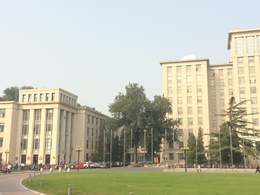
%> input picture 1-Photo-Stiching/Reports/HarrisAttempt/1.JPG, 260 x 195 px, shrunk from 3264 x 2448 before the run
$ octave --eval "PROJ1;"   (GNU Octave 9; MATLAB toolbox functions it lacks are replaced by stand-ins)
%> lines starting %> are read from the running program, lines starting %| are printed output that depends on the picture
### 1-Photo-Stiching/Reports/HarrisAttempt/Gauss.m
%将图片化为灰度图并进行高斯滤波
function [gauss] = Gauss(img)

    %1、将RGB图像转化为灰度图(Convert RGB image or colormap to grayscale)
    %  并将灰度图转化为可以进行矩阵运算的双精度图(Convert image to double precision)
    gray=im2double(rgb2gray(img));

    %2、对图像进行高斯滤波
    gaussFilter=fspecial('gaussian',[7 7],8);   %gauss低通滤波器，用于高斯模糊。【参数待调】
    gauss=imfilter(gray,gaussFilter);

end

### 1-Photo-Stiching/Reports/HarrisAttempt/HarrisCorners.m
%对图片进行Harris角点提取
function [x,y,value] = HarrisCorners(img,widthRangeL,widthRangeR,heightRange,t)

    %img=imread('gauss1.jpg');
    [height,width]=size(img);

    %1、计算图像亮度在x、y两个方向的梯度Ix、Iy
    sobelFilter=fspecial('sobel');  %sobel滤波器,用于边缘提取、计算图像在各个方向亮度的梯度
    Ix=imfilter(img,sobelFilter,'replicate','same');    %x方向亮度梯度
    Iy=imfilter(img,sobelFilter','replicate','same');   %y方向亮度梯度

    %2、求得M矩阵（偏导数矩阵）各元素的值
    Ix2=Ix.^2;
    Iy2=Iy.^2;
    IxIy=Ix.*Iy;

    %3、对M矩阵各元素进行高斯滤波，为的是消除一些不必要的孤立点和凸起，得到新的矩阵M
    gaussFilter=fspecial('gaussian',[5 5],1);   %gauss低通滤波器，用于高斯模糊。【参数待调】
    Ix2Gauss=imfilter(Ix2,gaussFilter);
    Iy2Gauss=imfilter(Iy2,gaussFilter);
    IxIyGauss=imfilter(IxIy,gaussFilter);

    %4、利用M计算对应每个像素的角点响应函数R
    R=(Ix2Gauss.*Iy2Gauss-IxIyGauss.^2)./(Ix2Gauss+Iy2Gauss);

    %5、求取R的最大值并设置有效阈值
    Rmax=0;
    for i=1:height
        for j=1:width
            if (R(i,j)>Rmax)
                Rmax=R(i,j);
            end
        end
    end
    Rt=t*Rmax;    %候选角点阈值【参数待调】

    %6、筛选角点：删除小于阈值的角点、删除45*25区域内非极大角点，剩余角点为Harris角点
    cnt=0;
    flg=0;
    isCorner=zeros(height,width);
    for i=50:(round(heightRange*height)-50)
        for j=(round(widthRangeL*width)+30):(round(widthRangeR*width)-30)
            for m=1:45
                for n=1:25
                    if (R(i,j)>Rt && R(i,j)>R(i-m,j-n) && R(i,j)>R(i-m,j) && R(i,j)>R(i-m,j+n) && R(i,j)>R(i,j-n) && ...
                        R(i,j)>R(i,j+n) && R(i,j)>R(i+m,j-n) && R(i,j)>R(i+m,j) && R(i,j)>R(i+m,j+n))
                        flg=flg+1;
                    else flg=flg-1;
                    end
                end
            end
            if (flg==25*45)
                isCorner(i,j) = 1;
                cnt=cnt+1;
            end
            flg=0;
        end
    end

    %7、将是角点的点传回主函数
    i=1;
    for j=1:height
        for k=1:width
            if (isCorner(j,k)==1)
                i=i+1;
            end
        end
    end
    [x,y,value]=find(isCorner==1);

end


### 1-Photo-Stiching/Reports/HarrisAttempt/FeatureDiscriptor.m
%求取关键点周边特征的描述
function [dscrpt] = FeactureDiscriptor(img,x,y)

    %1、对图像进行高斯滤波
    gaussFilter=fspecial('gaussian',5,7);   %gauss低通滤波器，用于高斯模糊。【参数待调】
    gauss=imfilter(img,gaussFilter,'replicate','same');

    %2、取40x40像素的区域。将该区域降采样至8x8的大小，生成一个64维的向量。
    points=length(x)
    descrpt=zeros(points,64);
    for i=1:points
        xL=x(i)-20;
        xR=x(i)+19;
        yL=y(i)-20;
        yR=y(i)+19;
        patch=gauss(xL:xR,yL:yR);
        size(patch);
        patch=imresize(patch,0.2);
        dscrpt(i,:)=reshape((patch-mean2(patch))./std2(patch),1,64);
    end

end

### 1-Photo-Stiching/Reports/HarrisAttempt/PROJ1.m
%综合作业1
function PROJ1

    %0、获取图片信息
    img1=imread('1.jpg');
%> img1 is the input picture: size 195x260x3 uint8; mean R, G, B 189.9, 189.3, 169.8
    [height,width]=size(img1);
%> height = 195; width = 780
    img2=imread('2.jpg');
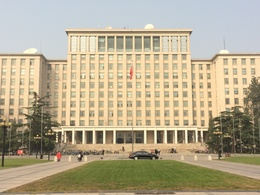
%> input picture 1-Photo-Stiching/Reports/HarrisAttempt/2.JPG, 260 x 195 px, shrunk from 3264 x 2448 before the run
%> img2 is the input picture: size 195x260x3 uint8; mean R, G, B 181.9, 170.8, 143.6
    %[height2,width2]=size(img2);
    img3=imread('3.jpg');
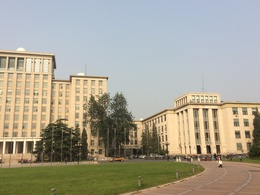
%> input picture 1-Photo-Stiching/Reports/HarrisAttempt/3.JPG, 260 x 195 px, shrunk from 3264 x 2448 before the run
%> img3 is the input picture: size 195x260x3 uint8; mean R, G, B 166.7, 161.6, 145.6
    %[height3,width3]=size(img3);

    %1、将图片化为灰度图并进行高斯滤波
    gauss1=Gauss(img1);
    gauss2=Gauss(img2);
    gauss3=Gauss(img3);
%> in Gauss (call 3), `gauss=imfilter(gray,gaussFilter);`:
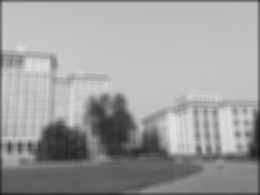
%> gauss: size 195x260 double; min 0.0826, max 0.884, mean 0.624

    %2、对高斯滤波后的图进行Harris角点提取(Interest PointDetection)，
    %   调整参数使：图1、3各提取30个点；图2左、右侧各提取30个点
    [x1,y1,value1]=HarrisCorners(gauss1,   0.596,1.000,   0.495,   0.1);
%> after the loop in HarrisCorners, `for i=1:height`: Rmax = 0.131
%> in HarrisCorners, `Rt=t*Rmax;`: Rt = 0.0131
%> after the loop in HarrisCorners, `for i=50:(round(heightRange*height)-50)`: isCorner: size 195x260 double; every value is 0
%> after the loop in HarrisCorners, `for i=50:(round(heightRange*height)-50)`: cnt = 0
%> after the loop in HarrisCorners, `for j=1:height`: i = 1
%> in HarrisCorners, `[x,y,value]=find(isCorner==1);`: x = []
%> x1 = []; y1 = []; value1 = []
    [x2L,y2L,value2L]=HarrisCorners(gauss2,0.000,0.378,   0.449,   0.1);
%> call 2 of HarrisCorners, with widthRangeL = 0, widthRangeR = 0.378, heightRange = 0.449, t = 0.1
%> in HarrisCorners (call 2), `R=(Ix2Gauss.*Iy2Gauss-IxIyGauss.^2)./(Ix2Gauss+Iy2Gauss);`:
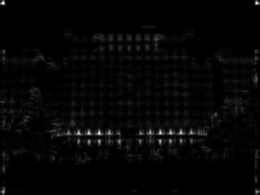
%> R: size 195x260 double; min 2.09e-08, max 0.104, mean 0.0024; drawn with min black and max white
%> after the loop in HarrisCorners (call 2), `for i=1:height`: Rmax = 0.104
%> in HarrisCorners (call 2), `Rt=t*Rmax;`: Rt = 0.0104
%> x2L = []; y2L = []; value2L = []
    [x2R,y2R,value2R]=HarrisCorners(gauss2,0.505,1.000,   0.412,   0.1);
%> x2R = []; y2R = []; value2R = []
    [x3,y3,value3]=HarrisCorners(gauss3,   0.000,0.450,   0.485,   0.1);
%> call 4 of HarrisCorners, with widthRangeL = 0, widthRangeR = 0.45, heightRange = 0.485, t = 0.1
%> in HarrisCorners (call 4), `Ix=imfilter(img,sobelFilter,'replicate','same');`:
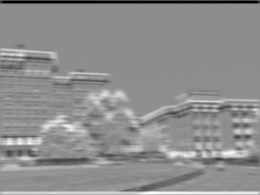
%> Ix: size 195x260 double; min -0.868, max 0.695, mean 0.007; drawn with min black and max white
%> in HarrisCorners (call 4), `IxIy=Ix.*Iy;`:
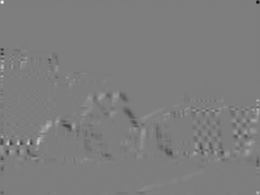
%> IxIy: size 195x260 double; min -0.513, max 0.525, mean -0.000171; drawn with min black and max white
%> in HarrisCorners (call 4), `R=(Ix2Gauss.*Iy2Gauss-IxIyGauss.^2)./(Ix2Gauss+Iy2Gauss);`:
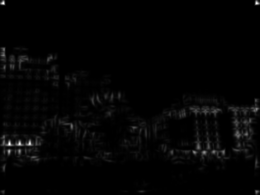
%> R: size 195x260 double; min 1.47e-08, max 0.0874, mean 0.00157; drawn with min black and max white
%> after the loop in HarrisCorners (call 4), `for i=1:height`: Rmax = 0.0874
%> in HarrisCorners (call 4), `Rt=t*Rmax;`: Rt = 0.00874
%> x3 = []; y3 = []; value3 = []

    %3、求取关键点周边特征的描述(Feature Discriptor)
    [dscrpt1]=FeatureDiscriptor(gauss1,x1,y1);
    [dscrpt2L]=FeatureDiscriptor(gauss2,x2L,y2L);
    [dscrpt2R]=FeatureDiscriptor(gauss2,x2R,y2R);
    [dscrpt3]=FeatureDiscriptor(gauss3,x3,y3);

    %4、计算特征点两两之间的欧氏距离，按照距离比例由小到大排序。
    distA=Dist2(dscrpt1,dscrpt2L);
    [ndistA,indexA]=sort(distA,2);
    ratioA=ndistA(:,1)./ndistA(:,2);
    idxA=ratioA<0.5;
    x1=x1(idxA);
    y1=y1(idxA);
    x2L=x2L(idxA);
    y2L=y2L(idxA);
    npointsA=length(x1)

    distB=Dist2(dscrpt3,dscrpt2R);
    [ndistB,indexB]=sort(distB,2);
    ratioB=ndistB(:,1)./ndistB(:,2);
    idxB=ratioB<0.5;
    x3=x3(idxB);
    y3=y3(idxB);
    x2R=x2R(idxB);
    y2R=y2R(idxB);
    npointsB=length(x3)

    figure,imshow(img1);
    hold on;
    plot(y1,x1,'r+');
    figure,imshow(img2);
    hold on;
    plot(y2L,x2L,'r+');
    figure,imshow(img2);
    hold on;
    plot(y2R,x2R,'r+');
    figure,imshow(img3);
    hold on;
    plot(y3,x3,'r+');
    %end
end
%> (the run ends here)
